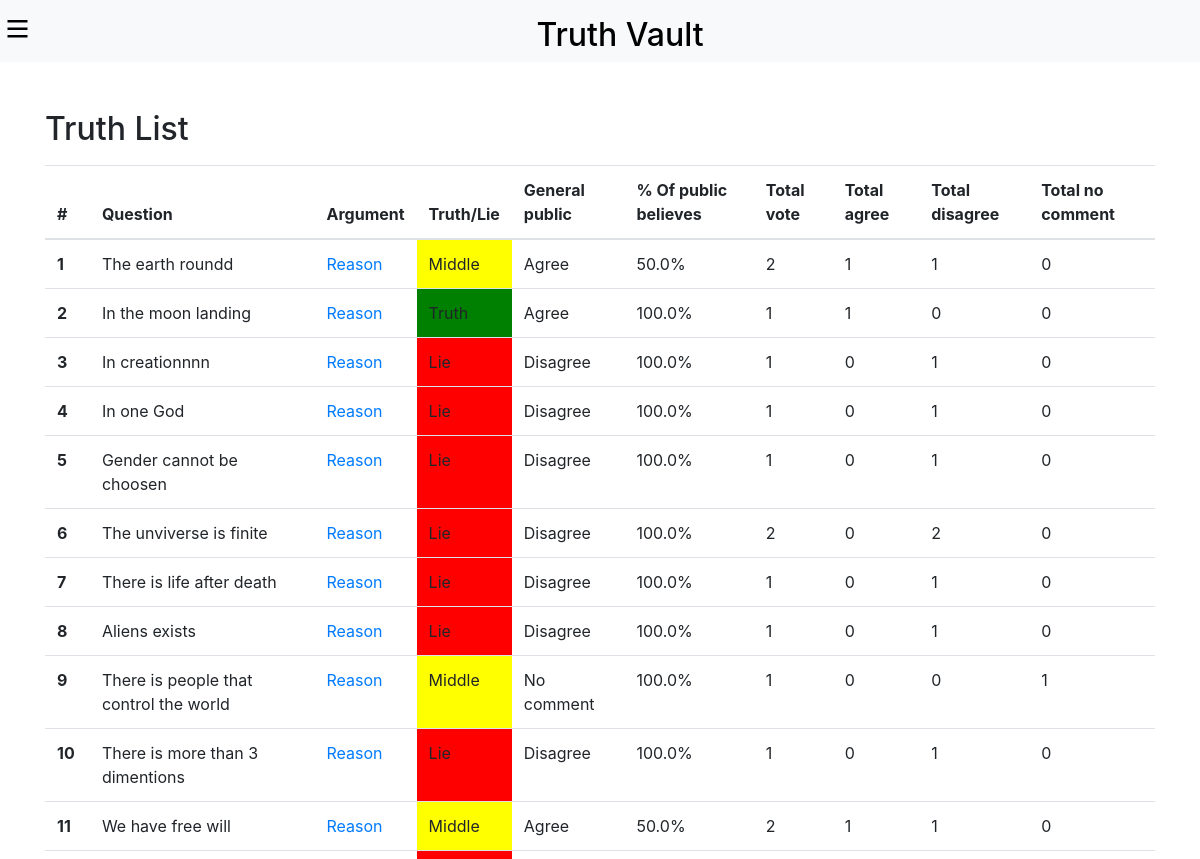
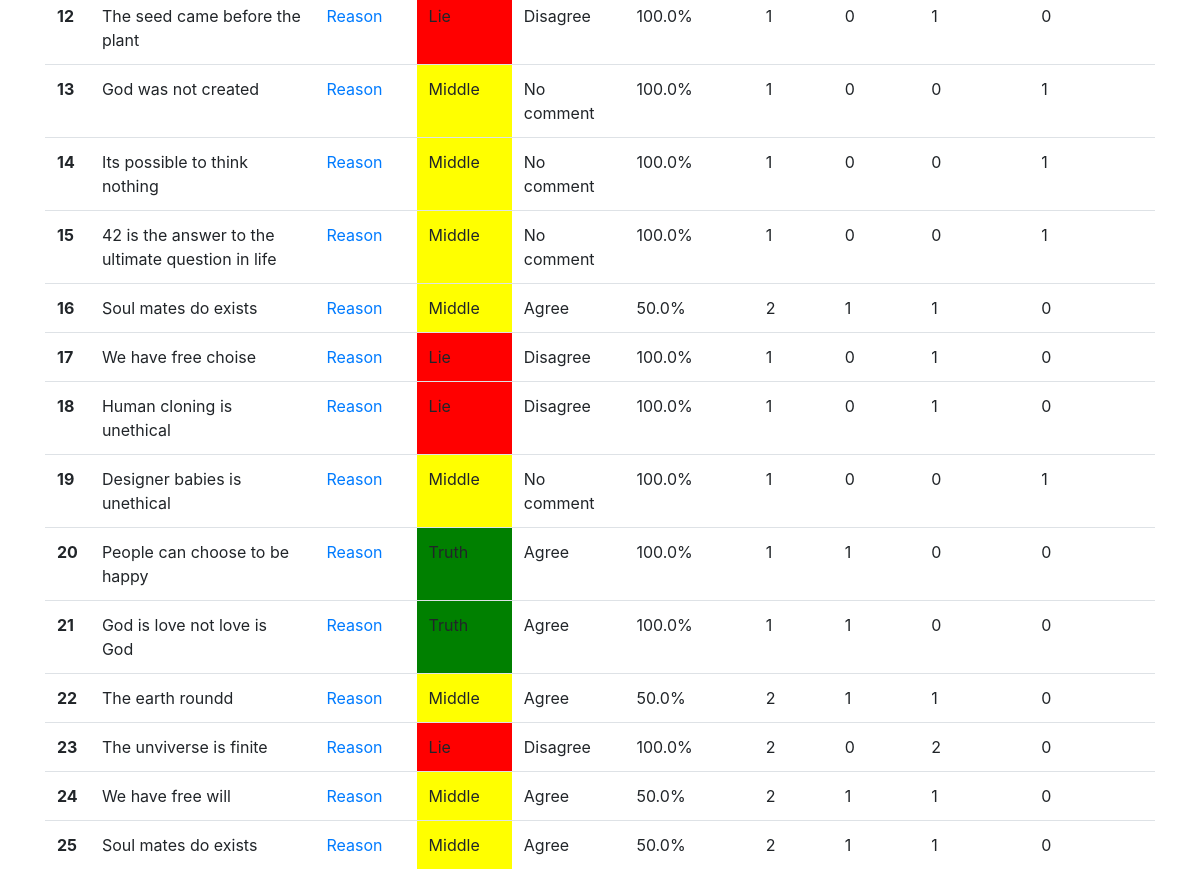
The app's page /public-believes/, older data (2 pictures, top to bottom).
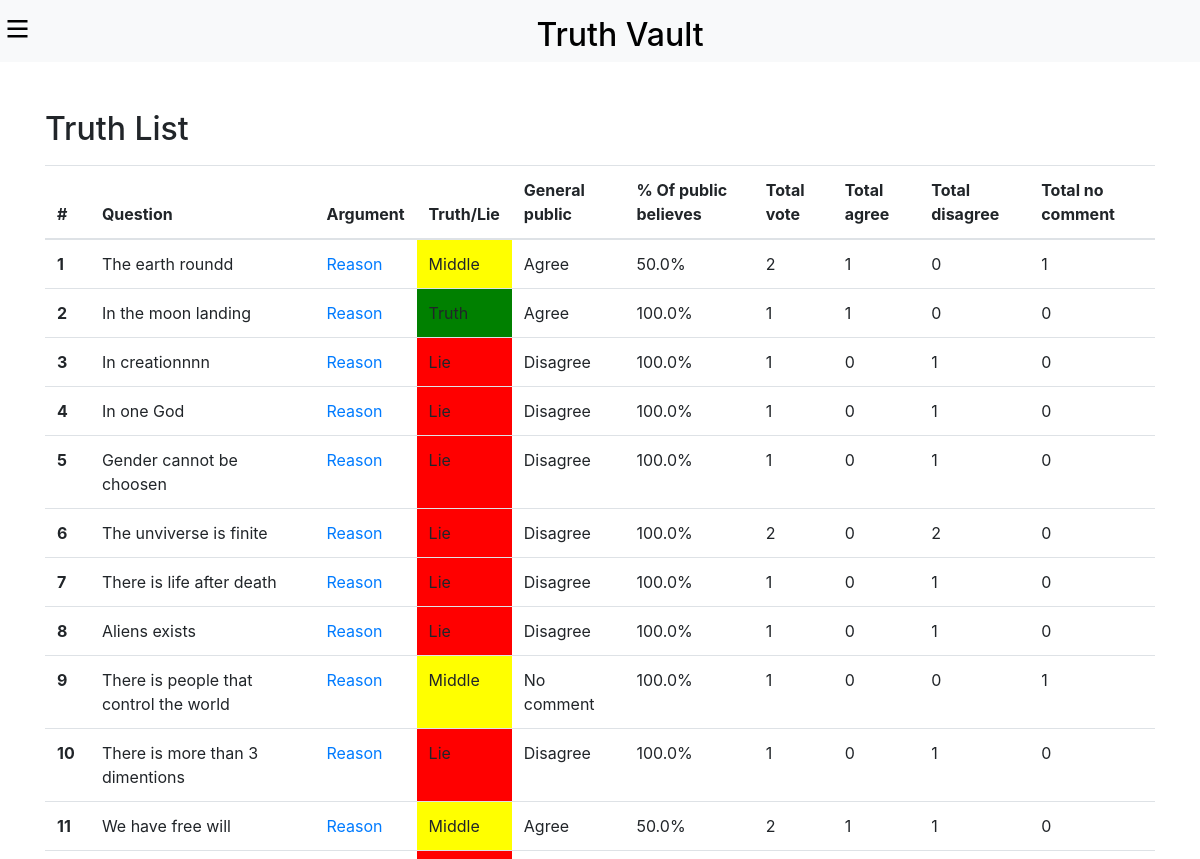
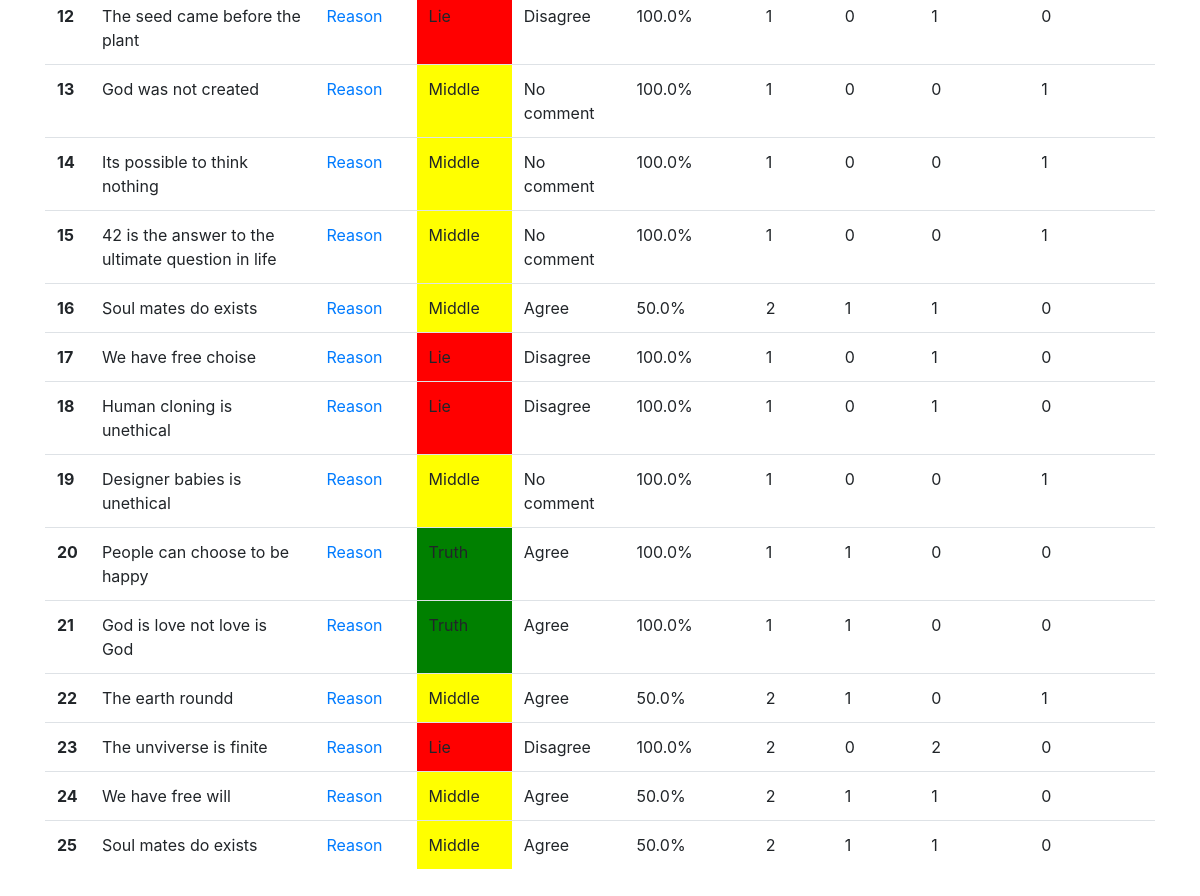
The same page, newer data (2 pictures, top to bottom).
### truthlist/models.py (models this page shows, shortened)
class UserAnswer(models.Model):
    user = models.ForeignKey(User, on_delete=models.CASCADE)
    question = models.ForeignKey(Question, on_delete=models.CASCADE)
    answer = models.CharField(max_length=10)
    date = models.DateTimeField(auto_now_add=True)
    add_to_certificate = models.BooleanField(default=False)
    def general_public(self):
        all_answer = UserAnswer.objects.filter(question=self.question)
        total = len(all_answer)
        agree = len(all_answer.filter(answer='agree'))
        disagree = len(all_answer.filter(answer='disagree'))
        no_comment = len(all_answer.filter(answer='no_comment'))
        if agree > disagree and agree > no_comment:
            parcentage = (agree / total) * 100
            parcentage = round(parcentage, 2)
            return 'Agree', parcentage, total, agree, disagree, no_comment
        elif disagree > agree and disagree > no_comment:
            parcentage = (disagree / total) * 100
            parcentage = round(parcentage, 2)
            return 'Disagree', parcentage, total, agree, disagree, no_comment
        elif no_comment > agree and no_comment > disagree:
            parcentage = (no_comment / total) * 100
            parcentage = round(parcentage, 2)
            return 'No comment', parcentage, total, agree, disagree, no_comment
        else:
            if agree == disagree:
                parcentage = (agree / total) * 100
                parcentage = round(parcentage, 2)
                return 'Agree', parcentage, total, agree, disagree, no_comment
            elif agree == no_comment:
                parcentage = (agree / total) * 100
                parcentage = round(parcentage, 2)
                return 'Agree', parcentage, total, agree, disagree, no_comment
            elif disagree == no_comment:
                parcentage = (disagree / total) * 100
                parcentage = round(parcentage, 2)
                return 'Disagree', parcentage, total, agree, disagree, no_comment
            else:
                parcentage = (agree / total) * 100
                parcentage = round(parcentage, 2)
                return 'Agree', parcentage, total, agree, disagree, no_comment

class Question(models.Model):
    question = models.TextField()
    category = models.ForeignKey(Category, null=True, blank=True, on_delete=models.SET_NULL)
    is_fundamental = models.BooleanField(default=False)
    truth_or_lie = models.CharField(max_length=10, choices=TRUTH_OR_LIE_CHOICES, default='Middle')
    active = models.BooleanField(default=False)
    date = models.DateTimeField(auto_now_add=True)
    def __str__(self):
        return self.question

### truthlist/views.py (the view)
# urls.py: path('public-believes/', views.public_believes, name='public_believes'),
def public_believes(request):
    ua = UserAnswer.objects.all()
    return render(request, 'truthlist/public_believes.html', {'user_answer': ua})

### truthlist/templates/truthlist/public_believes.html (shortened to what this page needs)
{% extends 'truthlist/base.html' %}
{% load static %}
{% block content %}
<form class="container my-5">
    <h2 class="">Truth List</h2>
    <table class="table mt-3">
        <thead style="position: sticky; top: 60px; z-index: 1; background-color: white;">
          <tr>
            <th scope="col">#</th>
            <th scope="col">Question</th>
            <th scope="col">Argument</th>
            <th scope="col">Truth/Lie</th>
            <th scope="col">General public</th>
            <th scope="col">% Of public believes</th>
            <th scope="col">Total vote</th>
            <th scope="col">Total agree</th>
            <th scope="col">Total disagree</th>
            <th scope="col">Total no comment</th>
          </tr>
        </thead>
        <tbody>
            {% for data in user_answer %}
            <tr>
                <th scope="row">{{ forloop.counter }}</th>
                <td>{{ data.question }}</td>
                <td>
                    <a href="{% url 'reasons' data.question.id %}">Reason</a>
                </td>
                {% if data.general_public.0 == 'Agree' and data.general_public.1 >= 80 %}
                    <td style="background-color: green;">
                        Truth
                    </td>
                {% elif data.general_public.0 == 'Disagree' and data.general_public.1 >= 80 %}
                    <td style="background-color: red;">
                        Lie
                    </td>
                {% else %}
                    <td style="background-color: yellow;">
                        Middle
                    </td>
                {% endif %}
                <td>
                    {{ data.general_public.0 }}
                </td>
                <td>
                    {{ data.general_public.1 }}%
                </td>
                <td>
                    {{ data.general_public.2 }}
                </td>
                <td>
                    {{ data.general_public.3 }}
                </td>
                <td>
                    {{ data.general_public.4 }}
                </td>
                <td>
                    {{ data.general_public.5 }}
                </td>
            </tr>
            {% endfor %}
        </tbody>
    </table>
</form>
<br><br><br><br><br>
{% endblock %}

### truthlist/templates/truthlist/base.html (shortened to what this page needs)
<!DOCTYPE html>
<html lang="en">
    <head>
        <link
            rel="stylesheet"
            href="https://stackpath.bootstrapcdn.com/bootstrap/4.3.1/css/bootstrap.min.css"
        />
        <link href="https://cdnjs.cloudflare.com/ajax/libs/font-awesome/5.13.0/css/all.min.css" rel="stylesheet">
    </head>
    <body>
        {% include 'truthlist/navbar.html' %}
        {% block content %}{% endblock %}
    </body>
</html>

### truthlist/templates/truthlist/navbar.html (shortened to what this page needs)
<nav style="position: sticky; top: 0; z-index: 1;" class="mt-0 pt-2 navbar-light bg-light">
<div style="display: flex;" class="mt-2">
  <div onclick="openNav()" style="cursor: pointer;">
    <svg viewBox="0 0 100 80" width="40" height="20">
      <rect width="80" height="10"></rect>
      <rect y="30" width="80" height="10"></rect>
      <rect y="60" width="80" height="10"></rect>
    </svg>
  </div>
  <div class="mx-auto">
    <h2>
      <a href="{%url 'home'%}" style="text-decoration: none; color: black;">
        Truth Vault
      </a>
    </h2>
  </div>
</div>
</nav>

Row changes from the older to the newer data that the page shows:
computed for UserAnswer (number 1 of 25 on the later page): general_public.4 "1" → "0"; general_public.5 "0" → "1"
changed UserAnswer (number 22 of 25 on the later page): general_public.4 "1" → "0"; general_public.5 "0" → "1"
